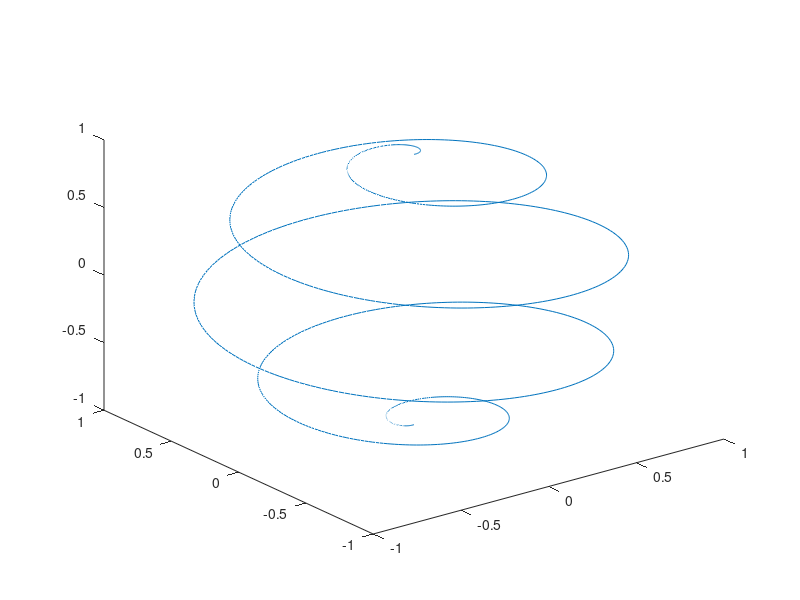
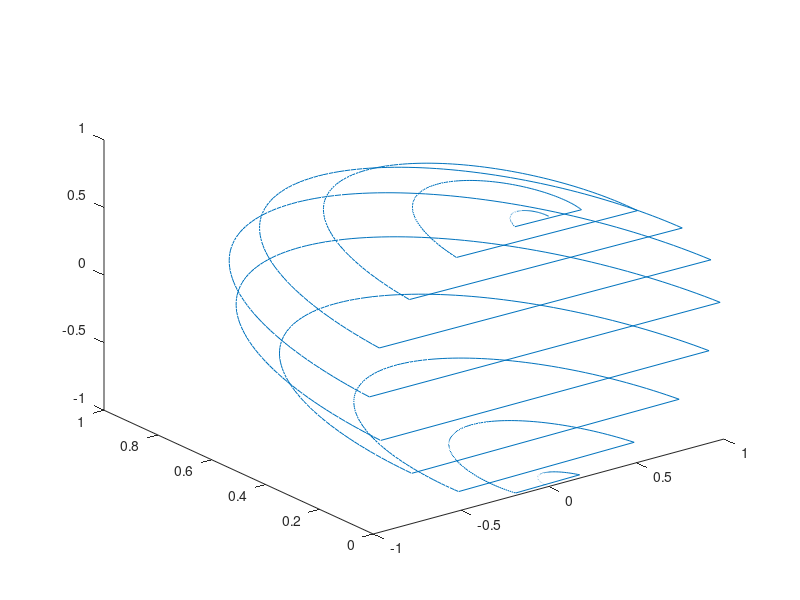

Write MATLAB code to recreate these figures, in order.
clear all;
close all;

s = linspace(-pi,pi,1000);
convWidth = (56/2)*2^(1/2);

p = cos(s/2);
n = 180/convWidth;

x = p.*sin(n.*s);
y = p.*cos(n.*s);
z = sin(s/2);

r = x.^2 + y.^2 + z.^2;
thetad = acosd(z./r);
phid = atand(y./x) + 90;

theta = deg2rad(thetad);
phi = deg2rad(phid); 
x1 = r.*sin(theta).*cos(phi);
y1 = r.*sin(theta).*sin(phi);
z1 = r.*cos(theta);

figure(1)
plot3(x,y,z)

figure(2)
plot3(x1,y1,z1)


